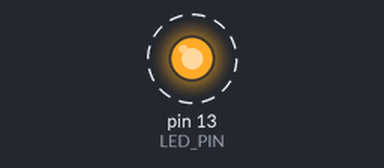
Bench run of a sketch on a simulated Arduino Mega 2560, built with avr-gcc and run on an emulated ATmega2560. Shown: output pins drawn as LEDs (lit = HIGH). Dashed ring = blinking.

Above: at 0.5 s.
Timing chart, 0 to 4.6 s (numbered marks = the images above):
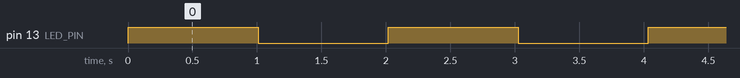

The sketch:

led_500ms_blink.ino
```cpp
#define LED_PIN 7// arduino 13pin from mega
//2ms 주기 led, 서보
//2번 타이머 사용
// isr(타이머2 ovf 사용)

int led_State=1, timeCnt=0;

void setup() {
  // put your setup code here, to run once:
DDRB|=1<<LED_PIN;
PORTB&= ~(1<<LED_PIN);

noInterrupts();
TIMSK2=0X01;// timer counter use register(if count overflow, goto ISR)
TCCR2B= 0x06;// free scale: 256
TCNT2=6;
interrupts();
}

void loop() {
  // put your main code here, to run repeatedly:
  if(timeCnt>=125)
  {
    led_State^=1;
    timeCnt=0;
  }

  if(led_State)
  {
    PORTB|=1<<LED_PIN;// on
  }
  else
  {
    PORTB&= ~(1<<LED_PIN);// off
  }
}

ISR(TIMER2_OVF_vect)
{
  TCNT2=6;
  timeCnt++;
}
```

Measured:
- by itself, pin 13 (LED_PIN): alternates HIGH for 1.0 s and LOW for 1.0 s
